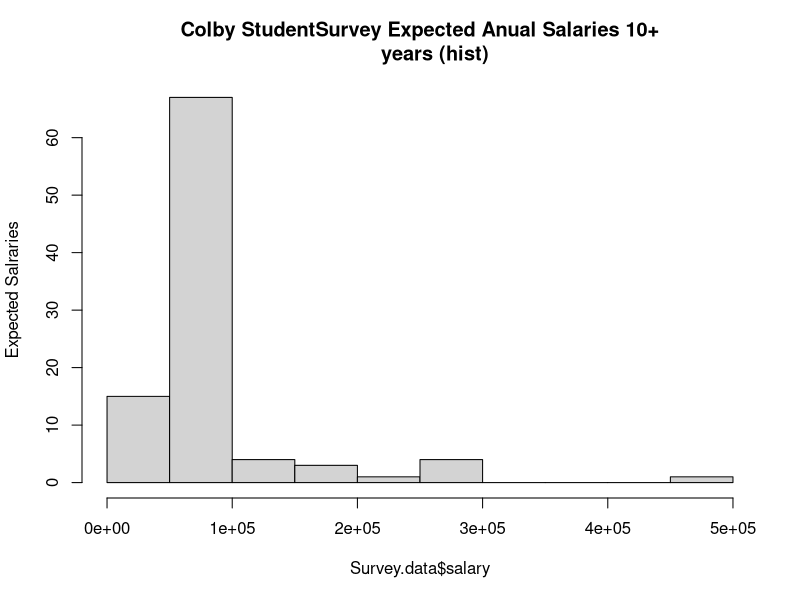
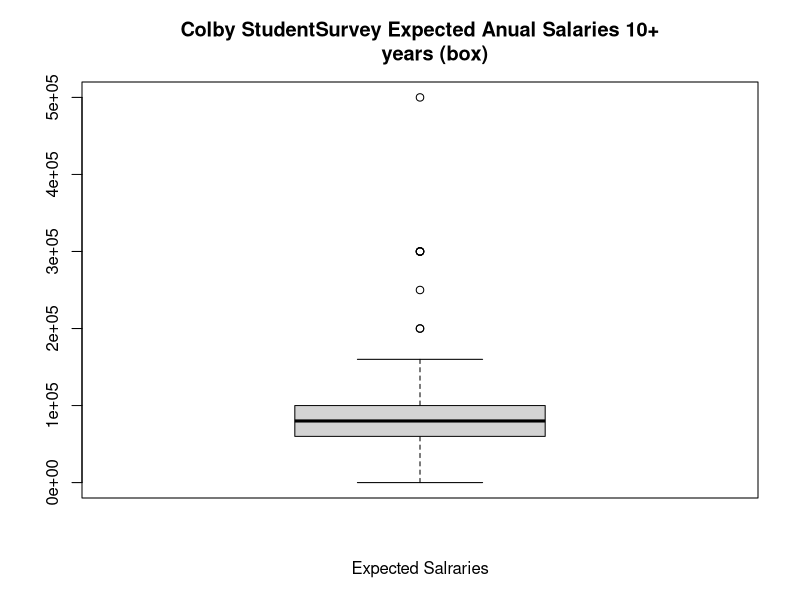
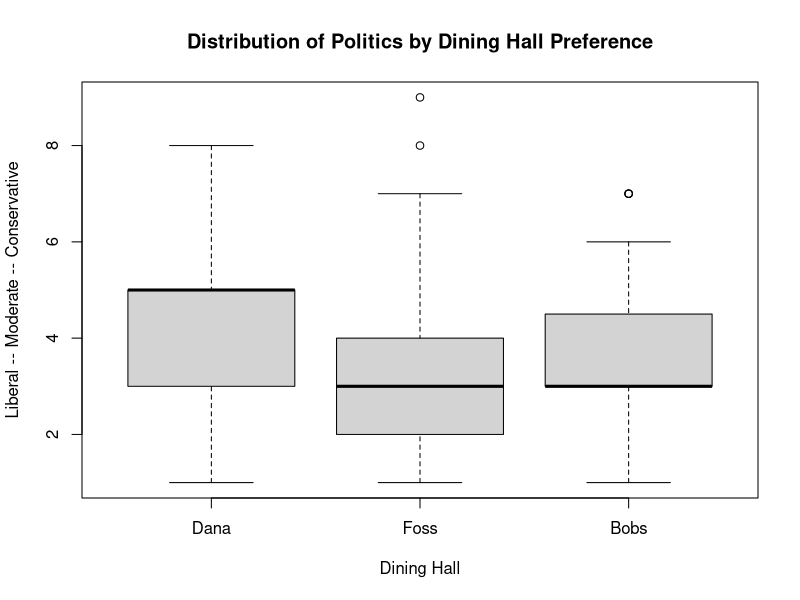

Recreate these plots in R, in order.
# SC212 Spring 2022 -  Intro Stats/Data Science Prof. Zeldow - HW04
# Matthew Bass
# 02/09/2022


###############################################################################
#    Part 1           Gettysburg Data
###############################################################################


# clean all variables 
rm(list=ls(all=TRUE))

word_lens <- c(6,5,6,11,11,5,3,7,10,6)
word_len_mean <- mean(word_lens)

prop_words_over_4 = length(word_lens[word_lens> 4])/length(word_lens)

# Loading the entire Gettysburg address in
GB.data = read.csv("Data/gettysburg.csv")

# getting avg length for all the words in the csv
mean(GB.data$Length)


# Getting the classes mean word lengths of their samples
classdata <- c(7,4,8,7,5.2,7.7,6.5,4.4,5.7,8,6.5,6.4,
               6.2,6.1,5.5,4.9,6.8,4.9,7.5,6.9,7,5.9)



classdata_mean = mean(classdata)


# getting truly random sample
rand_word_samp = sample(GB.data$Word, size = 10)


# making random sample based off of class
my.sample <- sample(GB.data$Length, 10)
mean(my.sample)


###############################################################################
#    Part 2         Survey Data
###############################################################################

# Loading the entire Gettysburg address in
Survey.data = read.csv("Data/surveydata.csv")

# WILL RESULT IN NA BECAUSE DATA NOT CLEANED
mean(Survey.data$salary)

# this gives proper results removing the NA
mean(Survey.data$salary, na.rm = TRUE)


# getting summary
summary(Survey.data)




# To make these work better going to replace NA
hist(Survey.data$salary, main= "Colby StudentSurvey Expected Anual Salaries 10+
     years (hist)",  ylab="Expected Salraries") 



# Boxplot of salary data
boxplot(Survey.data$salary, main= "Colby StudentSurvey Expected Anual Salaries 10+
     years (box)",  xlab="Expected Salraries") 



# factoring the dinging data
Survey.data$dining = factor(Survey.data$dining)

# getting levels of the dining factor
levels(Survey.data$dining)

# Translating the levels
levels(Survey.data$dining) <- c("Dana","Foss","Bobs")

table(Survey.data$dining)

dining_proprtion <- table(Survey.data$dining)/sum(table(Survey.data$dining))

table(Survey.data$dining, Survey.data$sex)


#converting sex to male and female 
Survey.data$sex = factor(Survey.data$sex)
# Translating the levels
levels(Survey.data$sex) <- c("Female","Male")



boxplot(Survey.data$politics ~ Survey.data$dining,
        main="Distribution of Politics by Dining Hall Preference", xlab = 
          "Dining Hall", ylab = "Liberal -- Moderate -- Conservative")

